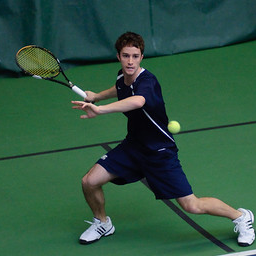
#> input picture examples/places2/images/places2_08.png, 256 x 256 px
$ jupyter execute --allow-errors 'Inpainting example.ipynb'   (shell and % lines are left out)
#> lines starting #> are read from the running program, lines starting #| are printed output that depends on the picture
### src/edge_connect.py
import os
import numpy as np
import torch
import cv2
import random
from torch.utils.data import DataLoader
from .dataset import Dataset, InMemoryDataset
from .models import EdgeModel, InpaintingModel
from .utils import Progbar, create_dir, stitch_images, imsave
from .metrics import PSNR, EdgeAccuracy
from .config import Config

class InPainter():
    def __init__(self, model_path='./checkpoints/places2'):
        config_path = os.path.join(model_path, 'config.yml')
        config = Config(config_path)
        config.MODE = 2
        config.MODEL = 3
        config.INPUT_SIZE = 0
        os.environ['CUDA_VISIBLE_DEVICES'] = ','.join(str(e) for e in config.GPU)
        # init device
        if torch.cuda.is_available():
            config.DEVICE = torch.device("cuda")
            torch.backends.cudnn.benchmark = True   # cudnn auto-tuner
        else:
            config.DEVICE = torch.device("cpu")
        cv2.setNumThreads(0)
        torch.manual_seed(config.SEED)
        torch.cuda.manual_seed_all(config.SEED)
        np.random.seed(config.SEED)
        random.seed(config.SEED)
        # build the model and initialize
        model = EdgeConnect(config)
        model.load()
        model.edge_model.eval()
        model.inpaint_model.eval()
        self.model = model
        self.config = config

    # [21 lines left out: function inpaint, not called in this run]

class EdgeConnect():
    # [391 lines left out: functions __init__, load, save, train, eval, test and 1 more, not called in this run]

    def log(self, logs):
        with open(self.log_file, 'a') as f:
            f.write('%s\n' % ' '.join([str(item[1]) for item in logs]))

    def cuda(self, *args):
        return (item.to(self.config.DEVICE) for item in args)

    # [5 lines left out: function postprocess, not called in this run]

### Inpainting example.ipynb
Before running this:
```
pip install -r requirements.txt
bash ./scripts/download_model.sh
```

[cell 1]
from IPython.display import Image
import skimage
import matplotlib.pyplot as plt
import numpy as np

[cell 2]
import src.edge_connect

#> (a cell that did not finish here is left out)

[cell 4]
image = skimage.io.imread('examples/places2/images/places2_08.png')
#> image is the input picture: shape (256, 256, 3); mean R, G, B 47.5, 86.1, 65.4
plt.imshow(image)
#> (this line was passed over: IPython is not available in this run)

[cell 5]
def masked(image, mask):
    a = image.copy()
    a[mask != 0] = 0
    return a

[cell 6]
# mask1

[cell 7]
mask1 = np.zeros(image.shape[:2], 'int')
mask2 = np.zeros(image.shape[:2], 'int')
mask3 = np.zeros(image.shape[:2], 'int')
mask4 = np.zeros(image.shape[:2], 'int')
mask1[40:100, 10:100] = 1
mask2[20:, 80:200] = 1
mask2[100:120, 60:80] = 1
mask2[190:260, 200:255] = 1
mask3[110:140, 160:190] = 1
mask4[50:80, 110:130] = 1
plt.imshow(masked(image, mask4))
#> (this line was passed over: IPython is not available in this run)
plt.show()

[cell 8]
images = [image, image, image, image]
masks = [mask1, mask2, mask3, mask4]
#> (the rest of this cell did not finish here and is left out)

#> (a cell that did not finish here is left out)

[cell 10]
from PIL import Image
import requests
from io import BytesIO
url = 'https://www.boatbuildingacademy.com/wp-content/uploads/2018/04/th2.jpg'
#> (the rest of this cell did not finish here and is left out)

[cell 11]
mask1 = np.zeros(image.shape[:2], 'int')
mask2 = np.zeros(image.shape[:2], 'int')
mask1[95:155, 95:200] = 1
mask2[50:90, 130:180] = 1
plt.imshow(masked(image, mask2))
#> in masked (call 2), `a[mask != 0] = 0`:
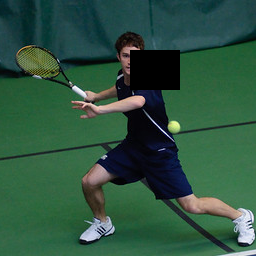
#> a: shape (256, 256, 3); mean R, G, B 45.9, 83.7, 63.4
#> (this line was passed over: IPython is not available in this run)
